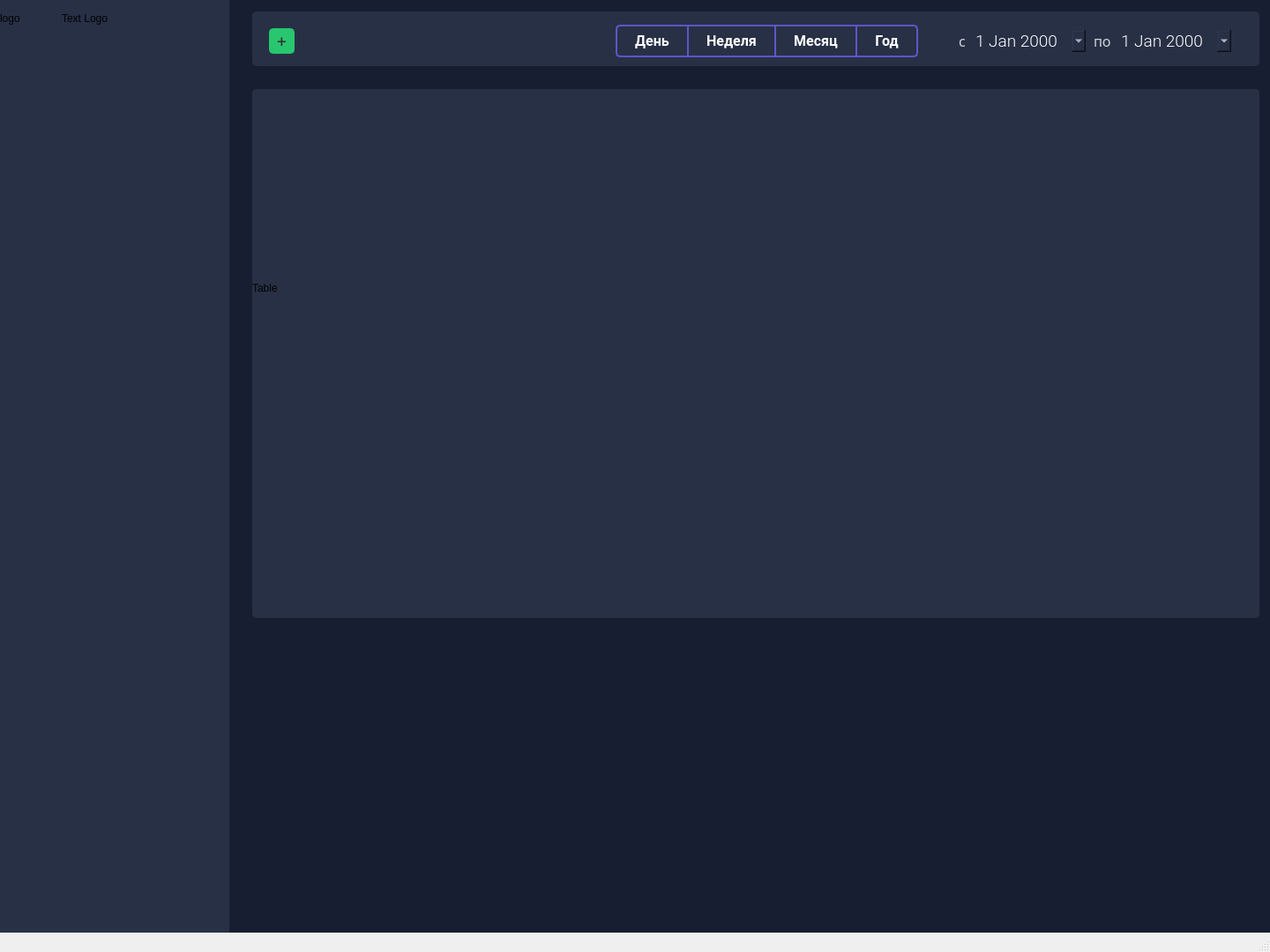
<?xml version="1.0" encoding="UTF-8"?>
<ui version="4.0">
 <class>MainWindow</class>
 <widget class="QMainWindow" name="MainWindow">
  <property name="geometry">
   <rect>
    <x>0</x>
    <y>0</y>
    <width>1440</width>
    <height>1080</height>
   </rect>
  </property>
  <property name="windowTitle">
   <string>MainWindow</string>
  </property>
  <widget class="QWidget" name="centralwidget">
   <property name="styleSheet">
    <string notr="true">background-color: rgb(23, 30, 49);</string>
   </property>
   <widget class="QWidget" name="horizontalLayoutWidget">
    <property name="geometry">
     <rect>
      <x>0</x>
      <y>0</y>
      <width>1441</width>
      <height>1200</height>
     </rect>
    </property>
    <layout class="QHBoxLayout" name="horizontalLayout">
     <property name="spacing">
      <number>13</number>
     </property>
     <item>
      <widget class="QWidget" name="widget" native="true">
       <property name="minimumSize">
        <size>
         <width>260</width>
         <height>0</height>
        </size>
       </property>
       <property name="maximumSize">
        <size>
         <width>260</width>
         <height>16777215</height>
        </size>
       </property>
       <property name="styleSheet">
        <string notr="true">background-color: #283046;
</string>
       </property>
       <widget class="QLabel" name="label">
        <property name="geometry">
         <rect>
          <x>0</x>
          <y>0</y>
          <width>61</width>
          <height>41</height>
         </rect>
        </property>
        <property name="text">
         <string>logo</string>
        </property>
       </widget>
       <widget class="QLabel" name="label_2">
        <property name="geometry">
         <rect>
          <x>70</x>
          <y>0</y>
          <width>191</width>
          <height>41</height>
         </rect>
        </property>
        <property name="text">
         <string>Text Logo</string>
        </property>
       </widget>
      </widget>
     </item>
     <item>
      <widget class="QWidget" name="widget_5" native="true"/>
     </item>
     <item>
      <layout class="QGridLayout" name="gridLayout_2">
       <property name="horizontalSpacing">
        <number>0</number>
       </property>
       <property name="verticalSpacing">
        <number>13</number>
       </property>
       <item row="4" column="0">
        <spacer name="verticalSpacer">
         <property name="orientation">
          <enum>Qt::Vertical</enum>
         </property>
         <property name="sizeHint" stdset="0">
          <size>
           <width>20</width>
           <height>40</height>
          </size>
         </property>
        </spacer>
       </item>
       <item row="5" column="0">
        <spacer name="horizontalSpacer">
         <property name="orientation">
          <enum>Qt::Horizontal</enum>
         </property>
         <property name="sizeHint" stdset="0">
          <size>
           <width>40</width>
           <height>27</height>
          </size>
         </property>
        </spacer>
       </item>
       <item row="3" column="0">
        <widget class="QWidget" name="widget_3" native="true">
         <property name="minimumSize">
          <size>
           <width>0</width>
           <height>600</height>
          </size>
         </property>
         <property name="styleSheet">
          <string notr="true">background-color: #283046;
border-radius: 5px;</string>
         </property>
         <widget class="QLabel" name="label_3">
          <property name="geometry">
           <rect>
            <x>0</x>
            <y>0</y>
            <width>951</width>
            <height>451</height>
           </rect>
          </property>
          <property name="text">
           <string>Table</string>
          </property>
         </widget>
        </widget>
       </item>
       <item row="1" column="0">
        <widget class="QWidget" name="widget_2" native="true">
         <property name="minimumSize">
          <size>
           <width>300</width>
           <height>62</height>
          </size>
         </property>
         <property name="styleSheet">
          <string notr="true">background-color: #283046;
border-radius: 5px;</string>
         </property>
         <widget class="QWidget" name="layoutWidget">
          <property name="geometry">
           <rect>
            <x>-1</x>
            <y>8</y>
            <width>1111</width>
            <height>51</height>
           </rect>
          </property>
          <layout class="QHBoxLayout" name="mainwindow_horizontalLayout_navigation" stretch="0,0,0,0,0,0,0,0,0,0,0">
           <property name="spacing">
            <number>0</number>
           </property>
           <item>
            <widget class="QPushButton" name="mainwindow_btn_nav_plus">
             <property name="minimumSize">
              <size>
               <width>49</width>
               <height>29</height>
              </size>
             </property>
             <property name="maximumSize">
              <size>
               <width>49</width>
               <height>29</height>
              </size>
             </property>
             <property name="font">
              <font>
               <family>Roboto</family>
               <pointsize>14</pointsize>
               <weight>50</weight>
               <italic>false</italic>
               <bold>false</bold>
               <underline>false</underline>
               <strikeout>false</strikeout>
              </font>
             </property>
             <property name="styleSheet">
              <string notr="true">QPushButton {
	background-color: rgb(40, 199, 111);
	color: #343434;
	border: 2px solid rgb(40, 199, 111);
	border-radius: 5px;
	margin-left: 20px;
}
QPushButton:hover {
	background-color: rgba(0, 0, 0, 0);
	color: #24B263;
	border: 2px solid #24B263;
}</string>
             </property>
             <property name="text">
              <string>+</string>
             </property>
             <property name="iconSize">
              <size>
               <width>40</width>
               <height>27</height>
              </size>
             </property>
            </widget>
           </item>
           <item>
            <spacer name="mainwindow_horizontalSpacer_navigation">
             <property name="orientation">
              <enum>Qt::Horizontal</enum>
             </property>
             <property name="sizeType">
              <enum>QSizePolicy::Expanding</enum>
             </property>
             <property name="sizeHint" stdset="0">
              <size>
               <width>40</width>
               <height>20</height>
              </size>
             </property>
            </spacer>
           </item>
           <item>
            <widget class="QPushButton" name="mainwindow_btn_daily">
             <property name="maximumSize">
              <size>
               <width>102</width>
               <height>37</height>
              </size>
             </property>
             <property name="font">
              <font>
               <family>Roboto</family>
               <pointsize>12</pointsize>
               <weight>75</weight>
               <italic>false</italic>
               <bold>true</bold>
              </font>
             </property>
             <property name="styleSheet">
              <string notr="true">QPushButton {
	background-color: #283046;
	color: #FFFFFF;
	border: 2px solid rgb(95, 85, 200);
	border-right: 0px;
	border-top-left-radius: 5px;
	border-top-right-radius: 0px;
	border-bottom-right-radius: 0px;
	border-bottom-left-radius: 5px;
	padding-left: 20px;
	padding-right: 20px;
}
QPushButton:hover {
	background-color: rgb(40, 48, 70); 
	color: rgb(255, 255, 255);
	border: 2px solid rgb(121, 109, 255);
	border-top-left-radius: 5px;
	border-top-right-radius: 0px;
	border-bottom-right-radius: 0px;
	border-bottom-left-radius: 5px;
}</string>
             </property>
             <property name="text">
              <string>День</string>
             </property>
            </widget>
           </item>
           <item>
            <widget class="QPushButton" name="mainwindow_btn_weekly">
             <property name="maximumSize">
              <size>
               <width>102</width>
               <height>37</height>
              </size>
             </property>
             <property name="font">
              <font>
               <family>Roboto</family>
               <pointsize>12</pointsize>
               <weight>75</weight>
               <italic>false</italic>
               <bold>true</bold>
              </font>
             </property>
             <property name="styleSheet">
              <string notr="true">QPushButton {
	background-color: #283046;
	color: #FFFFFF;
	border: 2px solid rgb(95, 85, 200);
	border-right: 0px;
	border-radius: 0;
	padding-left: 20px;
	padding-right: 20px;
}
QPushButton:hover {
	background-color: rgb(40, 48, 70); 
	color: rgb(255, 255, 255);
	border: 2px solid rgb(121, 109, 255);
	border-radius: 0;
}</string>
             </property>
             <property name="text">
              <string>Неделя</string>
             </property>
            </widget>
           </item>
           <item>
            <widget class="QPushButton" name="mainwindow_btn_monthly">
             <property name="maximumSize">
              <size>
               <width>102</width>
               <height>37</height>
              </size>
             </property>
             <property name="font">
              <font>
               <family>Roboto</family>
               <pointsize>12</pointsize>
               <weight>75</weight>
               <italic>false</italic>
               <bold>true</bold>
              </font>
             </property>
             <property name="styleSheet">
              <string notr="true">QPushButton {
	background-color: #283046;
	color: #FFFFFF;
	border: 2px solid rgb(95, 85, 200);
	border-right: 0px;
	border-radius: 0;
	padding-left: 20px;
	padding-right: 20px;
}
QPushButton:hover {
	background-color: rgb(40, 48, 70); 
	color: rgb(255, 255, 255);
	border: 2px solid rgb(121, 109, 255);
	border-radius: 0;
}</string>
             </property>
             <property name="text">
              <string>Месяц</string>
             </property>
            </widget>
           </item>
           <item>
            <widget class="QPushButton" name="mainwindow_btn_annually">
             <property name="maximumSize">
              <size>
               <width>102</width>
               <height>37</height>
              </size>
             </property>
             <property name="font">
              <font>
               <family>Roboto</family>
               <pointsize>12</pointsize>
               <weight>75</weight>
               <italic>false</italic>
               <bold>true</bold>
              </font>
             </property>
             <property name="styleSheet">
              <string notr="true">QPushButton {
	background-color: #283046;
	color: #FFFFFF;
	border: 2px solid rgb(95, 85, 200);
	border-top-left-radius: 0px;
	border-top-right-radius: 5px;
	border-bottom-right-radius: 5px;
	border-bottom-left-radius: 0px;
	padding-left: 20px;
	padding-right: 20px;
}
QPushButton:hover {
	background-color: rgb(40, 48, 70); 
	color: rgb(255, 255, 255);
	border: 2px solid rgb(121, 109, 255);
	border-top-left-radius: 0px;
	border-top-right-radius: 5px;
	border-bottom-right-radius: 5px;
	border-bottom-left-radius: 0px;
}</string>
             </property>
             <property name="text">
              <string>Год</string>
             </property>
            </widget>
           </item>
           <item>
            <widget class="QLabel" name="mainwindow_lbl_icon_clendar">
             <property name="maximumSize">
              <size>
               <width>60</width>
               <height>36</height>
              </size>
             </property>
             <property name="font">
              <font>
               <family>Roboto</family>
               <weight>75</weight>
               <italic>false</italic>
               <bold>true</bold>
              </font>
             </property>
             <property name="styleSheet">
              <string notr="true">margin-left: 30px;
color: #D0D2D6;</string>
             </property>
             <property name="text">
              <string/>
             </property>
             <property name="pixmap">
              <pixmap>img/icons/calendar.png</pixmap>
             </property>
            </widget>
           </item>
           <item>
            <widget class="QLabel" name="mainwindow_textlbl_s">
             <property name="font">
              <font>
               <family>Roboto-Light</family>
               <pointsize>12</pointsize>
              </font>
             </property>
             <property name="styleSheet">
              <string notr="true">padding-left: 5px;
padding-right: 5px;
color: #D0D2D6;</string>
             </property>
             <property name="text">
              <string>c</string>
             </property>
            </widget>
           </item>
           <item>
            <widget class="QDateEdit" name="mainwindow_dateEdit_s">
             <property name="font">
              <font>
               <family>Roboto Light</family>
               <pointsize>14</pointsize>
               <weight>50</weight>
               <italic>false</italic>
               <bold>false</bold>
              </font>
             </property>
             <property name="styleSheet">
              <string notr="true">QDateEdit {
	background-color: #283046;
	border-radius: 5px;
	color: rgb(255, 255, 255);
}
QDateEdit:hover {
	background-color: rgb(40, 48, 70); 
	color: rgb(255, 255, 255);
}</string>
             </property>
             <property name="calendarPopup">
              <bool>true</bool>
             </property>
            </widget>
           </item>
           <item>
            <widget class="QLabel" name="mainwindow_textlbl_po">
             <property name="font">
              <font>
               <family>Roboto-Light</family>
               <pointsize>12</pointsize>
              </font>
             </property>
             <property name="styleSheet">
              <string notr="true">padding-left: 5px;
padding-right: 5px;
color: #D0D2D6;</string>
             </property>
             <property name="text">
              <string>по</string>
             </property>
            </widget>
           </item>
           <item>
            <widget class="QDateEdit" name="mainwindow_dateEdit_po">
             <property name="font">
              <font>
               <family>Roboto Light</family>
               <pointsize>14</pointsize>
              </font>
             </property>
             <property name="styleSheet">
              <string notr="true">QDateEdit {
	background-color: #283046;
	border-radius: 5px;
	color: rgb(255, 255, 255);
}
QDateEdit:hover {
	background-color: rgb(40, 48, 70); 
	color: rgb(255, 255, 255);
}</string>
             </property>
             <property name="calendarPopup">
              <bool>true</bool>
             </property>
            </widget>
           </item>
          </layout>
         </widget>
        </widget>
       </item>
       <item row="0" column="0">
        <widget class="QWidget" name="widget_6" native="true"/>
       </item>
       <item row="2" column="0">
        <widget class="QWidget" name="widget_7" native="true"/>
       </item>
      </layout>
     </item>
     <item>
      <widget class="QWidget" name="widget_4" native="true"/>
     </item>
    </layout>
   </widget>
  </widget>
  <widget class="QMenuBar" name="menubar">
   <property name="geometry">
    <rect>
     <x>0</x>
     <y>0</y>
     <width>1440</width>
     <height>21</height>
    </rect>
   </property>
  </widget>
  <widget class="QStatusBar" name="statusbar"/>
 </widget>
 <resources/>
 <connections/>
</ui>
